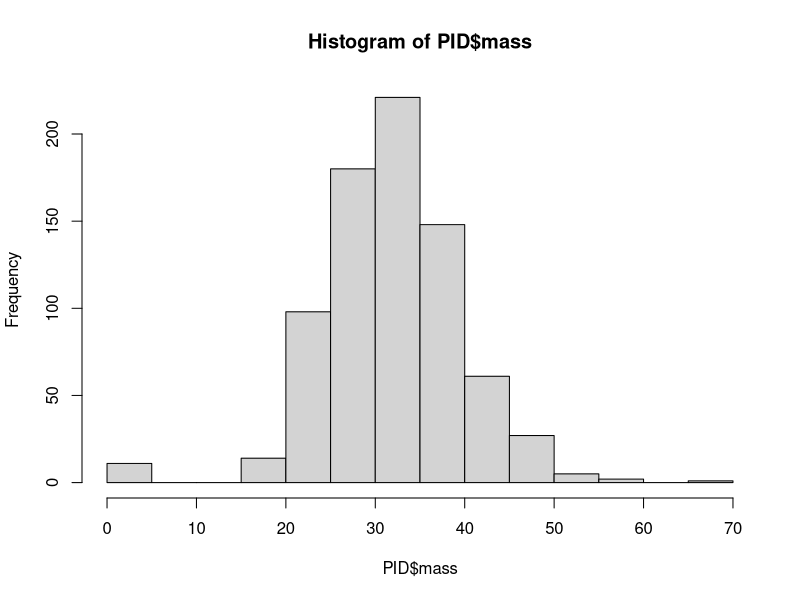
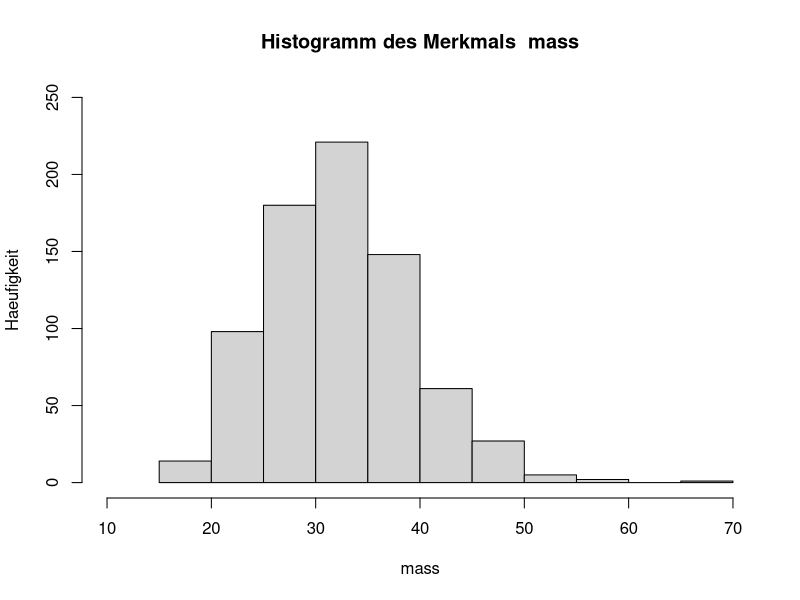
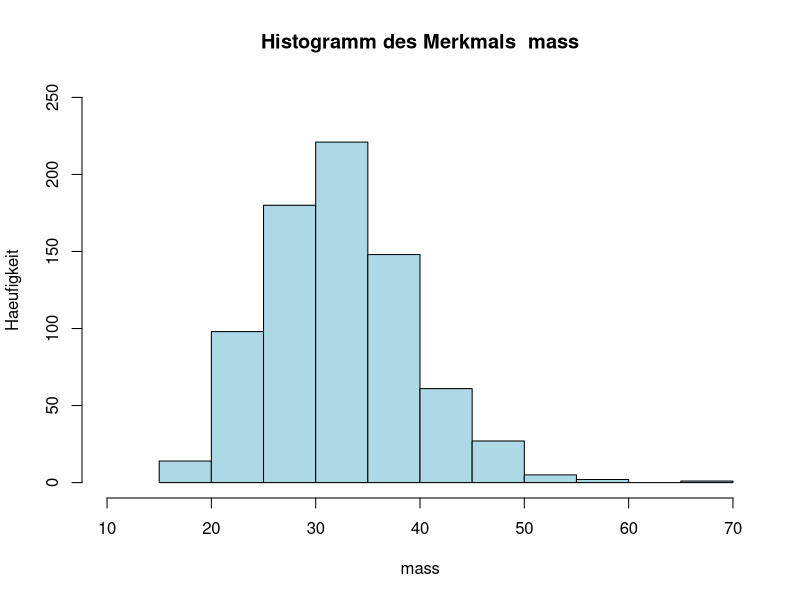
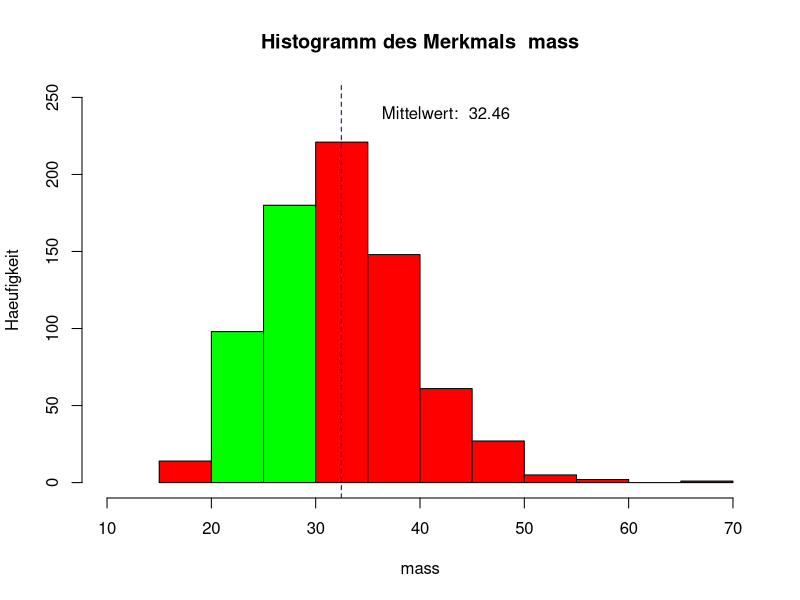
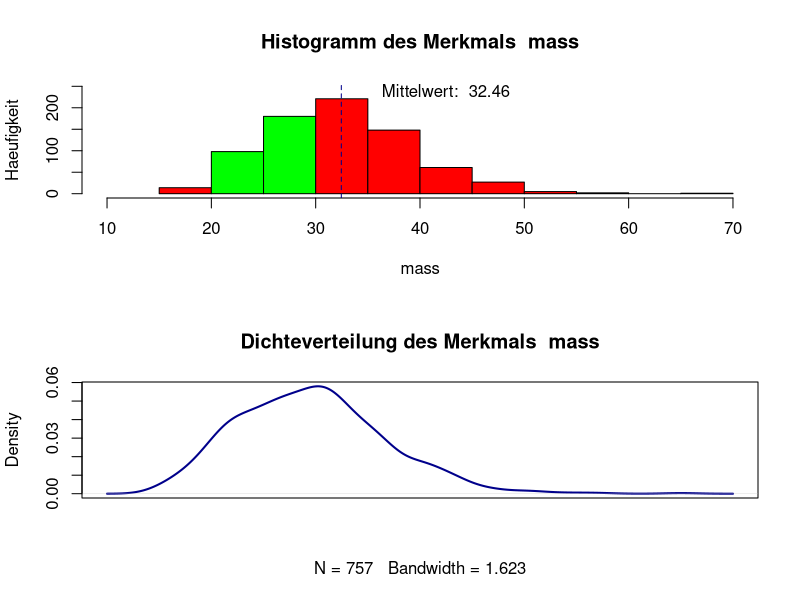
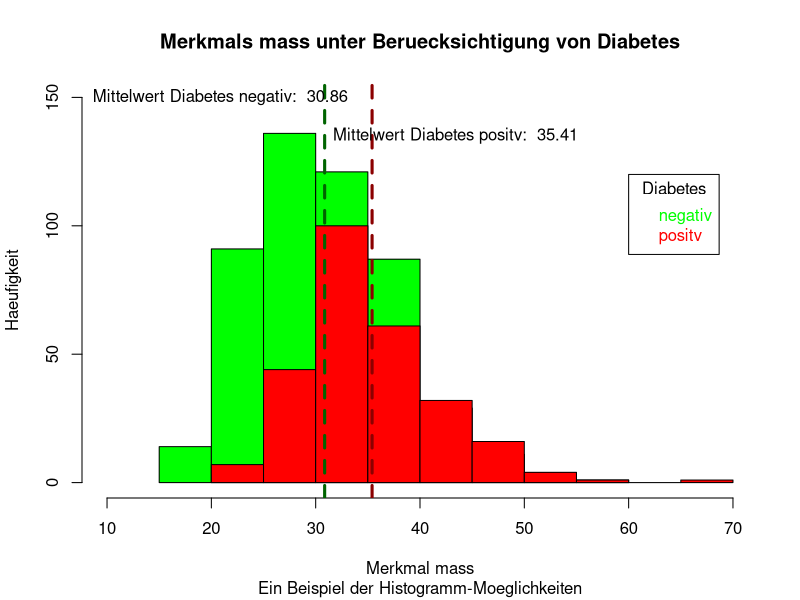
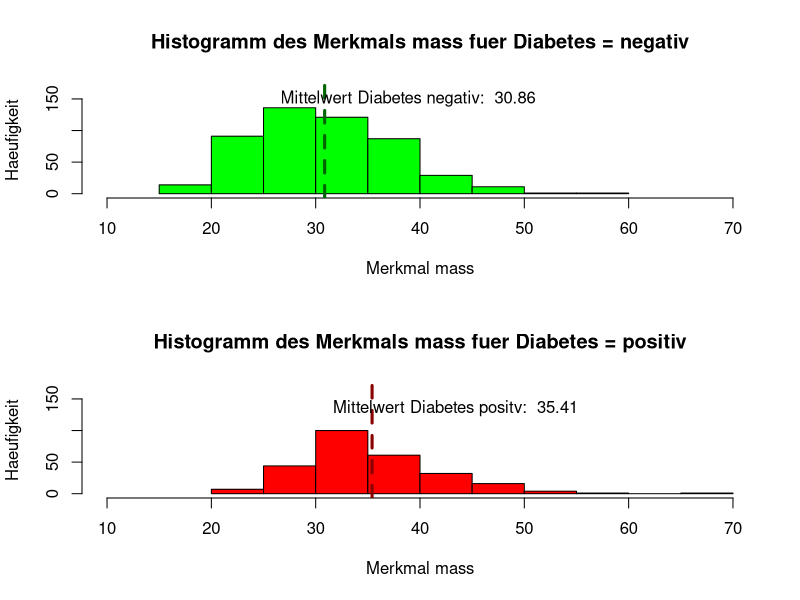
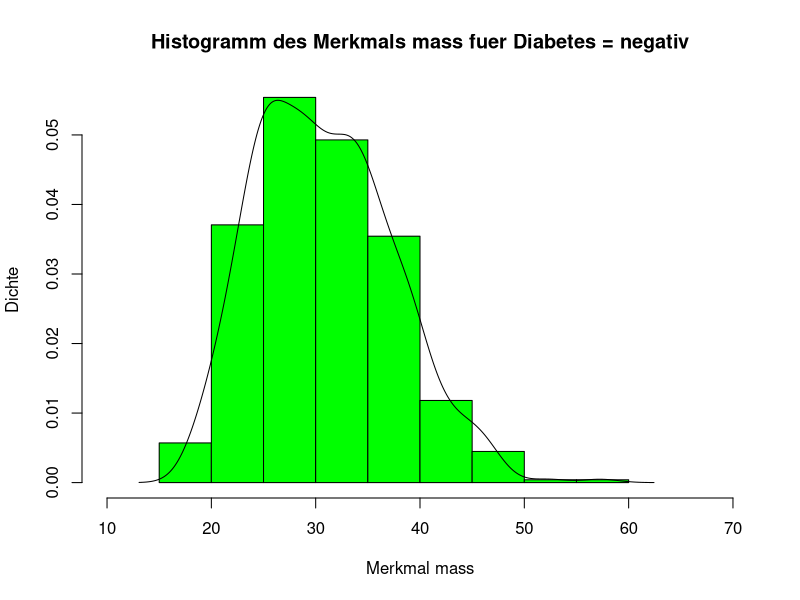

The R script that drew these images, in order:
################################################################################
## Varianten der Histogramm-Darstellung
## unter ausschliesslicher Verwendung der R-Basis-Grafik
##
## Guenter Faes, https://www.faes.de/ad-oculos/
## Version 1.0, 01.02.2021
## RStudio: Version 1.4.1717
## R-Version: R-4.1.0
##
################################################################################

## Laden der Beispieldaten aus dem Paket mlbench:
library(mlbench)  # Machine Learning Benchmark Problems
data(PimaIndiansDiabetes)

## Information zum Datensatz PimaIndiansDiabetes:
# pregnant:	Number of times pregnant
# glucose:	Plasma glucose concentration (glucose tolerance test)
# pressure:	Diastolic blood pressure (mm Hg)
# triceps:	Triceps skin fold thickness (mm)
# insulin:	2-Hour serum insulin (mu U/ml)
# mass:   	Body mass index (weight in kg/(height in m)\^2)
# pedigree:	Diabetes pedigree function
# age:    	Age (years)
# diabetes:	Class variable (test for diabetes)


## Nur um den Datensatznamen handlicher zu machen:
PID <- PimaIndiansDiabetes

## Ein paar Informationen ueber den Datensatz:
# (Es wird keinerlei Bearbeitung des Datensatzes vorgenommen!)
View(PID)    # Darstellung als Tabelle    
str(PID)     # Darstellung der Struktur
summary(PID) # Beschreibung der Verteilung


# Das Merkmal mass (BMI) wird als Beispiel-Beobachtung verwendet.

########################################################################
# (1) Einfaches Histogramm als Ausgangspunkt:
hist(PID$mass)

########################################################################
# (2) Ein BMI (mass) von 0 kann als unwahrscheinlich angesehen werden, deswegen
# werden nur Werte > 0 beruecksichtigt.
# (Das Merkmal mass ist das 6. Merkmal im DataFrame)
hist(PID$mass[PID$mass > 0], main = paste("Histogramm des Merkmals ", names(PID[6])),
     ylab = "Haeufigkeit",
     xlab = paste(names(PID[6])), 
     xlim = c(10,70), ylim = c(0, 250))

# Farbliche Darstellung:
hist(PID$mass[PID$mass > 0], main = paste("Histogramm des Merkmals ", names(PID[6])),
     ylab = "Haeufigkeit",
     xlab = paste(names(PID[6])), 
     xlim = c(10,70), ylim = c(0, 250),
     col = "lightblue")

########################################################################
# (3) Bereiche in verschiedenen Farben darstellen:
# Dazu wird das Histogramm als Objekt gespeichert.
# Ein BMI von < 20 und > 30 wird als kritisch angesehen und deswegen rot eingefaerbt.
Histogramm <- hist(PID$mass[PID$mass > 0], plot = FALSE)
plot(Histogramm, col = ifelse(Histogramm$breaks < 20 | Histogramm$breaks >= 30, "red", "green"),
     main = paste("Histogramm des Merkmals ", names(PID[6])),
     ylab = "Haeufigkeit",
     xlab = paste(names(PID[6])), 
     xlim = c(10,70), ylim = c(0, 250))

# Hinzunahme des Parameters Mittelwert fuer mass:
# (Der Mittelwert ist erwartungsgemaess hoeher als in der summary-Ausgabe.)
MW_mass <- mean(PID$mass[PID$mass > 0]); MW_mass
abline(v = MW_mass, lty = 2, col = "darkblue")
Ausgabetext <- paste("Mittelwert: ", round(MW_mass, digits = 2))
text(MW_mass + 10, 240, Ausgabetext)

########################################################################
## (4) Darstellung der mass-Verteilung als Histogramm und als Dichtekurve
## in einem eigenen Fenster:

par(mfrow= c(2,1)) # Die 2 Ausgabefenster vorbereiten


# Nochmalige Darstellung des obigen Histogramms im oberen Fenster:
Histogramm <- hist(PID$mass[PID$mass > 0], plot = FALSE)
plot(Histogramm, col = ifelse(Histogramm$breaks < 20 | Histogramm$breaks >= 30, "red", "green"),
     main = paste("Histogramm des Merkmals ", names(PID[6])),
     ylab = "Haeufigkeit",
     xlab = paste(names(PID[6])), 
     xlim = c(10,70), ylim = c(0, 250))

# Hinzunahme des Parameters Mittelwert:
# (Der Mittelwert ist erwartungsgemaess hoeher als in der summary-Ausgabe.)
MW_mass <- mean(PID$mass[PID$mass > 0]); MW_mass
abline(v = MW_mass, lty = 2, col = "darkblue")
Ausgabetext <- paste("Mittelwert: ", round(MW_mass, digits = 2))
text(MW_mass + 10, 240, Ausgabetext)

# Darstellung der Dichteverteilung im unteren Fenster:
plot(density(PID$mass[PID$mass > 0]),
     main = paste("Dichteverteilung des Merkmals ", names(PID[6])),
     col = "darkblue", type ="l", lwd = 2,
     xaxt = "n")

par(mfrow= c(1,1)) # Ausgabestandard wieder herstellen

########################################################################
## (5a) Zwei Histogramme ueberlappend darstellen.
## Da Informationen "verdeckt" werden koennen, ist die Verwendung zu pruefen!
## Siehe Variante 5b.

# Selektion der Daten fuer mass auf Basis des Merkmals diabetes:
Dia_Nein <- PID$mass[PID$mass > 0 & PID$diabetes == "neg"]
Dia_Ja <- PID$mass[PID$mass > 0 & PID$diabetes == "pos"]

# Histogramm fuer mass und Diabetes = negativ:
hist(Dia_Nein, main = paste("Merkmals mass unter Beruecksichtigung von Diabetes"),
     sub = "Ein Beispiel der Histogramm-Moeglichkeiten",
     ylab = "Haeufigkeit",
     xlab = "Merkmal mass", 
     xlim = c(10,70), ylim = c(0, 150),
     col = "green")

# Histogramm fuer mass und Diabetes = positiv:
hist(Dia_Ja, col = "red", add = TRUE)

# Eine Legende hinzufuegen:
leg.text <- c("negativ", "positv")
legend(60, 120, legend = leg.text, title = "Diabetes",title.col = "black", text.col = c("green", "red"))

# Als kleines Extra werden die jeweiligen Mittelwerte eingezeichnet:
MW_Dia_Nein <- mean(Dia_Nein)
MW_Dia_Ja <- mean(Dia_Ja)

abline(v = MW_Dia_Nein, lty = 2, col = "darkgreen", lwd = 3)
Ausgabetext <- paste("Mittelwert Diabetes negativ: ", round(MW_Dia_Nein, digits = 2))
text(MW_Dia_Nein - 10, 150, Ausgabetext)

abline(v = MW_Dia_Ja, lty = 2, col = "darkred", lwd = 3)
Ausgabetext <- paste("Mittelwert Diabetes positv: ", round(MW_Dia_Ja, digits = 2))
text(MW_Dia_Ja + 8, 135, Ausgabetext)

########################################################################
## (5b) Zwei Histogramme zum Vergleich untereinander darstellen.
## (Informationsgehalt ist hoeher als bei 5a!)

par(mfrow= c(2,1)) # Die 2 Ausgabefenster vorbereiten

# Histogramm fuer Diabetes negativ, Ausgabe oberes Fenster:
hist(Dia_Nein, main = "Histogramm des Merkmals mass fuer Diabetes = negativ",
     ylab = "Haeufigkeit",
     xlab = "Merkmal mass", 
     xlim = c(10,70),        # Achtung! x-Achse muss mit der 2. Ausgabe uebereinstimmen!
     ylim = c(0, 170),
     col = "green")

abline(v = MW_Dia_Nein, lty = 2, col = "darkgreen", lwd = 3)
Ausgabetext <- paste("Mittelwert Diabetes negativ: ", round(MW_Dia_Nein, digits = 2))
text(MW_Dia_Nein + 8, 150, Ausgabetext)

# Histogramm fuer Diabetes poistiv, Ausgabe unteres Fenster:
hist(Dia_Ja, main = "Histogramm des Merkmals mass fuer Diabetes = positiv",
     ylab = "Haeufigkeit",
     xlab = "Merkmal mass", 
     xlim = c(10,70),        # Achtung! x-Achse muss mit der 1. Ausgabe uebereinstimmen!
     ylim = c(0, 170),
     col = "red")

abline(v = MW_Dia_Ja, lty = 2, col = "darkred", lwd = 3)
Ausgabetext <- paste("Mittelwert Diabetes positv: ", round(MW_Dia_Ja, digits = 2))
text(MW_Dia_Ja + 8, 135, Ausgabetext)

par(mfrow= c(1,1)) # Ausgabestandard wieder herstellen

########################################################################
## (6) Die Funktion hist() und die Auswirkung von einigen Parametern

# 6a, Darstellung als Dichteverteilung ...
hist(Dia_Nein, freq = FALSE,
     main = "Histogramm des Merkmals mass fuer Diabetes = negativ",
     ylab = "Dichte",
     xlab = "Merkmal mass",
     xlim = c(10,70),
     col = "green",)
# ... und einblenden der Dichteverteilung:
lines(density(Dia_Nein))  # Voreinstellung kernel = gaussian (Gausssche Kernel-Funktion)

# 6b 1, Anpassung der Klassen (Breaks):
hist(Dia_Nein, freq = FALSE,
     main = "Histogramm des Merkmals mass fuer Diabetes = negativ",
     ylab = "Dichte",
     xlab = "Merkmal mass",
     xlim = c(10,70),
     col = "green",
     breaks = c(10, 20, 30, 40, 50, 60, 70))

# 6b, 2:
hist(Dia_Nein, freq = FALSE,
     main = "Histogramm des Merkmals mass fuer Diabetes = negativ",
     ylab = "Dichte",
     xlab = "Merkmal mass",
     xlim = c(10,70),
     col = "green",
     breaks = 20)

# 6b, 3:
hist(Dia_Nein, freq = FALSE,
     main = "Histogramm des Merkmals mass fuer Diabetes = negativ",
     ylab = "Dichte",
     xlab = "Merkmal mass",
     xlim = c(10,70),
     col = "green",
     breaks = (max(Dia_Nein)-min(Dia_Nein) / 10))


